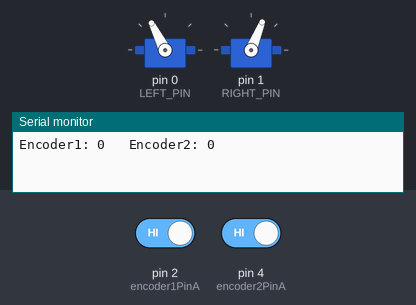
Bench run of a program on a simulated Teensy 4. On the bench: 2 × servo, the last lines printed to the serial monitor. The test bench sets the inputs (shaded band); at power-on: pin 2 (encoder1PinA) HIGH, pin 4 (encoder2PinA) HIGH.

Above: at 2.05 s.
At 5.05 s:
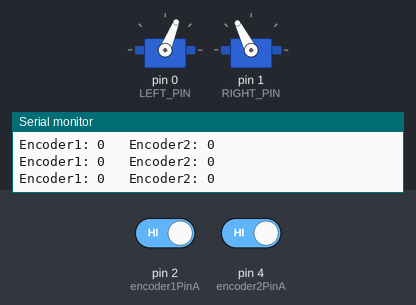
At 8.0 s:
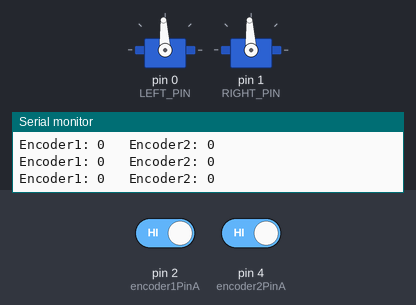
Timing chart, 0 to 9.8 s (numbered marks = the images above):
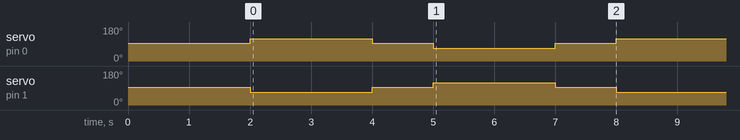

Measured:
- by itself, servo on pin 0 (LEFT_PIN): repeats every 6.0 s: 93° 1.0 s, 68° 2.0 s, 93° 1.0 s, 117° 2.0 s
- by itself, servo on pin 1 (RIGHT_PIN): repeats every 6.0 s: 93° 1.0 s, 117° 2.0 s, 93° 1.0 s, 68° 2.0 s

The program:

main.cpp
```cpp
#include <Arduino.h>
#include <Servo.h>

// ============================================================
// MOTOR HARDWARE
// ============================================================
const int LEFT_PIN  = 0;   // D0
const int RIGHT_PIN = 1;   // D1

const int STOP_US         = 1500;
const int FULL_FORWARD_US = 1950;
const int FULL_REVERSE_US = 1050;

const int MAX_POWER = 450;

const bool LEFT_INVERTED  = false;
const bool RIGHT_INVERTED = true;

Servo motorLeft;
Servo motorRight;

int makeMotorPulse(int motorPower)
{
    motorPower = constrain(motorPower, -MAX_POWER, MAX_POWER);

    if (motorPower == 0)
    {
        return STOP_US;
    }

    if (motorPower > 0)
    {
        return map(motorPower, 0, MAX_POWER, STOP_US, FULL_FORWARD_US);
    }
    else
    {
        return map(motorPower, 0, -MAX_POWER, STOP_US, FULL_REVERSE_US);
    }
}

void writeMotors(int leftPower, int rightPower)
{
    if (LEFT_INVERTED)  leftPower  = -leftPower;
    if (RIGHT_INVERTED) rightPower = -rightPower;

    motorLeft.writeMicroseconds(makeMotorPulse(leftPower));
    motorRight.writeMicroseconds(makeMotorPulse(rightPower));
}

// ============================================================
// ENCODERS — your code, pins as given (D2/D3 and D4/D5)
// ============================================================
enum PinAssignments {
    encoder1PinA = 2,
    encoder1PinB = 3,

    encoder2PinA = 4,
    encoder2PinB = 5,
};

// Changed from "unsigned int" to "volatile long": with unsigned counters,
// a reverse rotation past zero wraps around to a huge number instead of
// going negative, which makes direction hard to read back.
volatile long encoderPos1 = 0;
volatile long encoderPos2 = 0;

boolean A_set1 = false;
boolean B_set1 = false;
boolean A_set2 = false;
boolean B_set2 = false;

// Interrupt on A changing state
void doEncoder1A()
{
    A_set1 = digitalRead(encoder1PinA) == HIGH;
    encoderPos1 += (A_set1 != B_set1) ? +1 : -1;

    B_set1 = digitalRead(encoder1PinB) == HIGH;
    encoderPos1 += (A_set1 == B_set1) ? +1 : -1;
}

// Interrupt on A changing state
void doEncoder2A()
{
    A_set2 = digitalRead(encoder2PinA) == HIGH;
    encoderPos2 += (A_set2 != B_set2) ? +1 : -1;

    B_set2 = digitalRead(encoder2PinB) == HIGH;
    encoderPos2 += (A_set2 == B_set2) ? +1 : -1;
}

// ============================================================
// TEST SEQUENCE — drives forward / stop / reverse / stop on a loop
// while printing live encoder counts, so you can watch the counts
// react to the motors moving. Non-blocking (millis-based) so the
// encoder printout keeps updating during the drive/pause phases
// instead of freezing during a delay().
// ============================================================
enum TestPhase { PHASE_FORWARD, PHASE_STOP1, PHASE_REVERSE, PHASE_STOP2 };
TestPhase phase = PHASE_FORWARD;
unsigned long phaseStart = 0;

const unsigned long DRIVE_MS = 2000;
const unsigned long PAUSE_MS = 1000;

unsigned long lastPrint = 0;
const unsigned long PRINT_INTERVAL_MS = 200;

void setup()
{
    Serial.begin(115200);

    motorLeft.attach(LEFT_PIN);
    motorRight.attach(RIGHT_PIN);
    writeMotors(0, 0);
    delay(2000); // let ESCs arm at stop before doing anything

    pinMode(encoder1PinA, INPUT);
    pinMode(encoder1PinB, INPUT);
    pinMode(encoder2PinA, INPUT);
    pinMode(encoder2PinB, INPUT);

    attachInterrupt(digitalPinToInterrupt(encoder1PinA), doEncoder1A, CHANGE);
    attachInterrupt(digitalPinToInterrupt(encoder2PinA), doEncoder2A, CHANGE);

    phaseStart = millis();
}

void loop()
{
    unsigned long now = millis();

    // --- advance the motor test sequence ---
    switch (phase)
    {
        case PHASE_FORWARD:
            writeMotors(250, 250);
            if (now - phaseStart >= DRIVE_MS) { phase = PHASE_STOP1; phaseStart = now; }
            break;

        case PHASE_STOP1:
            writeMotors(0, 0);
            if (now - phaseStart >= PAUSE_MS) { phase = PHASE_REVERSE; phaseStart = now; }
            break;

        case PHASE_REVERSE:
            writeMotors(-250, -250);
            if (now - phaseStart >= DRIVE_MS) { phase = PHASE_STOP2; phaseStart = now; }
            break;

        case PHASE_STOP2:
            writeMotors(0, 0);
            if (now - phaseStart >= PAUSE_MS) { phase = PHASE_FORWARD; phaseStart = now; }
            break;
    }

    // --- report encoder counts periodically ---
    if (now - lastPrint >= PRINT_INTERVAL_MS)
    {
        lastPrint = now;
        Serial.print("Encoder1: ");
        Serial.print(encoderPos1);
        Serial.print("   Encoder2: ");
        Serial.println(encoderPos2);
    }
}
```
